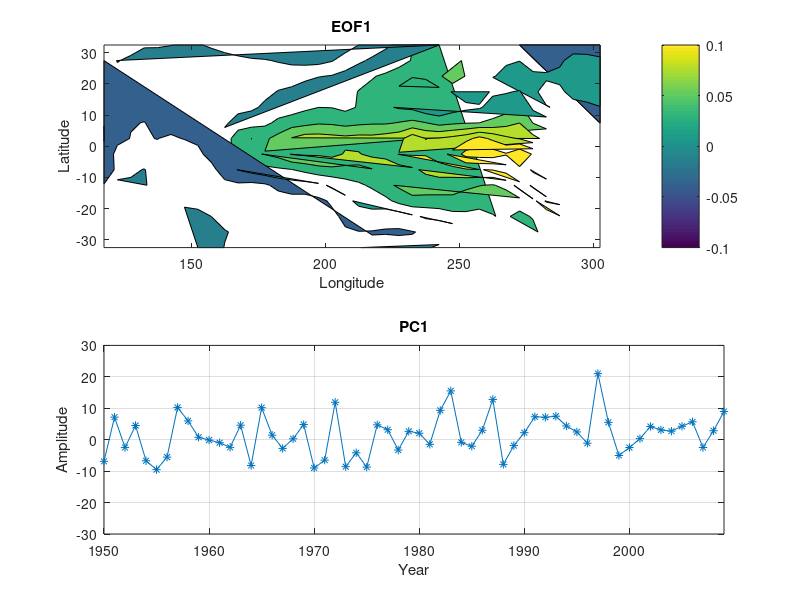

Source code (MATLAB): (Note: this script raises an error after producing the figure.)
X = load('nino.tsv');
long = 117.5:5:302.5;
lat = -32.5:5:32.5;
years = 1950:2009;
nx=38;
ny=14;
nt=60;


iocean=find(isfinite(X(1,:)));
Xo=X(:,iocean);

 
Cova = cov(Xo);
[EOFs,ve] = eig(Cova);
PCs=Xo*EOFs;
Var=real( diag(ve./trace(ve)) );
EOFLand=nan(nx*ny,2);
 

EOFLand(iocean,1)=EOFs(:,end);
PC1 = PCs(:,end);
eof1_xy = reshape(EOFLand(:,1),nx,ny);


year = 1950:2009;
figure(1)
subplot(2,1,1)
[X1,Y1] = meshgrid(long,lat);
contourf(X1,Y1,eof1_xy')
caxis([-0.1 0.1])
colorbar
title('EOF1')
ylabel('Latitude')
xlabel('Longitude')


subplot(2,1,2)
plot(year,PC1,'-*')
axis([1950 2009 -30 30])
grid on
title('PC1')
ylabel('Amplitude')
xlabel('Year')

% Calculate Rainfall Probabilities
precip=load('CRUPrcp.tsv');

z_precip=(precip-mean(precip))/std(precip);
m=mean(precip);
z_low=(424-m)/std(precip);
z_high=(514-m)/std(precip);
P_low=normcdf(z_low);
P_high=1-(normcdf(z_high));
P_avg=1-P_high-P_low;

% Prob using 60 year rainfall data
precip=load('CRUPrcp.tsv');

yrs_below=length(find(precip<424));
yrs_above=length(find(precip>514));
yrs_avg=60-yrs_below-yrs_above;
P_below=yrs_below/60;
P_avg=yrs_avg/60;
P_above=yrs_above/60;

% OND and JJA SST
% regression eq b/w rainfall and SST's
z_PC1=(PC1-mean(PC1))/std(PC1);
s_1=regstats(z_precip,z_PC1,'linear',{'beta','yhat'});
beta_1=s_1.beta;
yhat_1=s_1.yhat;
c=corrcoef(z_PC1,z_precip);

% Std error
sterr=sqrt(1-(.4375^2));

% 1996 Tamil relative to normal
zY=beta_1(2)*z_PC1(48,:);
z_low1997=(-0.431-zY)/sterr;
z_high1997=(0.431-zY)/sterr;
P_dry6=normcdf(-0.431,zY,sterr);
P_wet6=1-normcdf(0.431,zY,sterr);
P_neutral6=1-(P_dry6+P_wet6);

% Prob classes of rainfall relative to "normal"
zY=beta_1(2)*z_PC1(39,:);
z_low1988=(-0.431-zY)/sterr;
z_high1988=(0.431-zY)/sterr;
P_dry7=normcdf(-0.431,zY,sterr);
P_wet7=1-normcdf(0.431,zY,sterr);
P_neutral7=1-(P_dry7+P_wet7);

% 1999 Tamil Nadu Rainfall Prob
zY=beta_1(2)*z_PC1(50,:);
z_low1999=(-0.431-zY)/sterr;
z_high1999=(0.431-zY)/sterr;
P_dry9=normcdf(-0.431,zY,sterr);
P_wet9=1-normcdf(0.431,zY,sterr);
P_neutral9=1-(P_dry9+P_wet9);